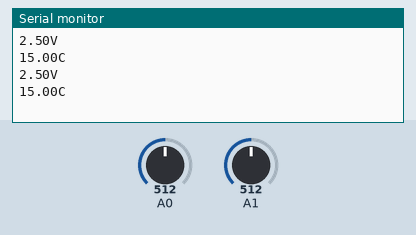
A sketch run on a simulated Arduino Uno, built with avr-gcc and run on an emulated ATmega328P. Parts: the last lines printed to the serial monitor. Inputs (shaded band) come from the test bench; at power-on: A0 = 512, A1 = 512.

Above: at 1.8 s.
1.9 s: A0 set to 716
At 2.4 s:
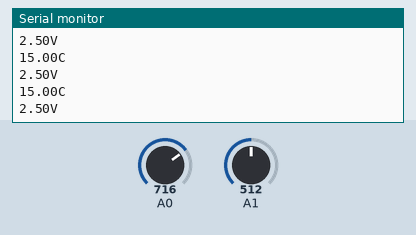
3.4 s: A1 set to 716
At 3.9 s:
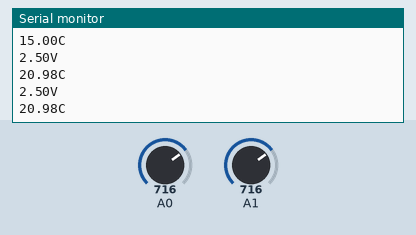
4.9 s: A0 set to 900
At 5.4 s:
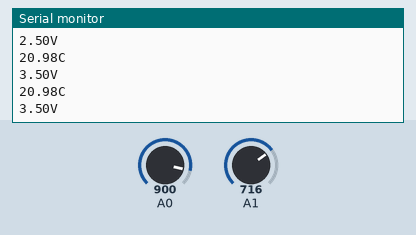
6.4 s: A1 set to 900
At 6.9 s:
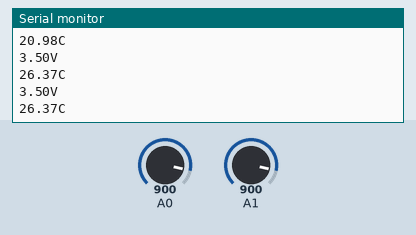
Timing chart, 0 to 8.9 s (numbered marks = the images above; inputs shaded):
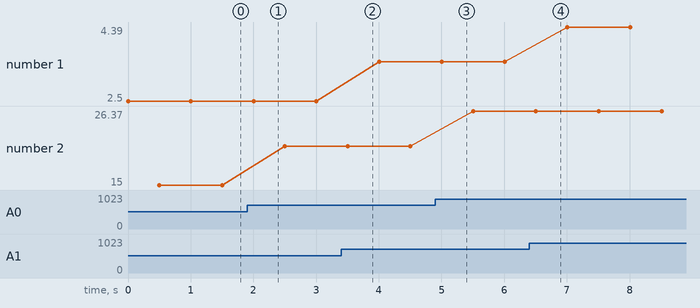

The sketch:

lab04_task0.ino
```cpp
void setup() {
  // put your setup code here, to run once:
  pinMode(A1, INPUT);
  pinMode(A0, INPUT);
  Serial.begin(9600);
}

void loop() {
  // put your main code here, to run repeatedly:
  int adc_val = analogRead(A1);  // read the input pin
  double v_in = (adc_val * 5) / 1024.0;

  Serial.print(v_in);   // debug value
  Serial.println("V");

  delay(500);

  double t_in = (analogRead(A0) * 5 / 1024.0) * (1024 / 165);


  Serial.print(t_in);   // debug value
  Serial.println("C");
  delay(500);
}
```

Measured:
- plotted number 1: 2.5 → 3.5 after the input at 3.4 s, 3.5 → 4.39 after the input at 6.4 s
- plotted number 2: 15 → 20.98 after the input at 1.9 s, 20.98 → 26.37 after the input at 4.9 s
